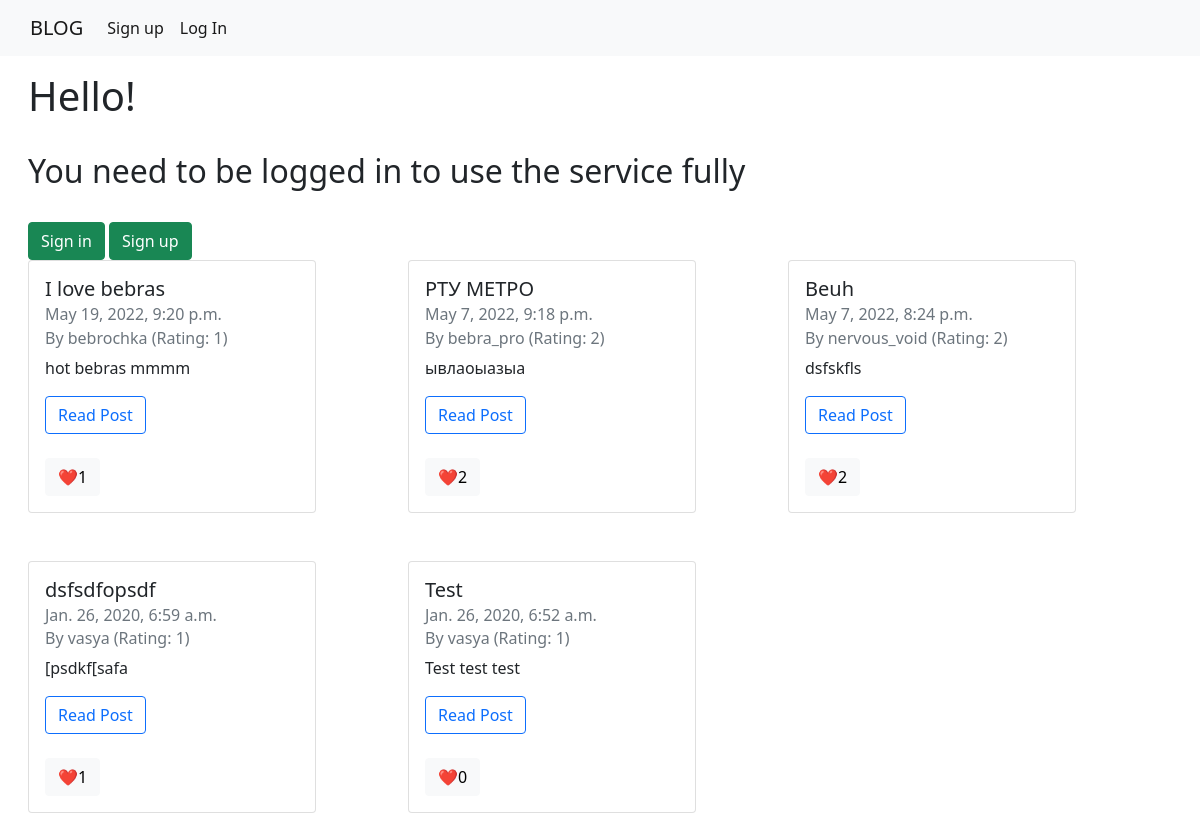
The page / on the database its author committed.
### blog_app/models.py (models this page shows)
class Post(models.Model):
    user = models.ForeignKey(User, on_delete=models.CASCADE, related_name='post')
    name = models.CharField(max_length=128)
    description = models.CharField(max_length=512)
    text = models.CharField(max_length=100000)
    date = models.DateTimeField(auto_now_add=True)
    liked_users = models.ManyToManyField(User, related_name='liked_users')
    def get_rating(self):
        return self.liked_users.all().count()

### blog_app/views.py (the view)
# urls.py: path('', views.index, name='index'),
def index(request):
    context = dict()
    posts = Post.objects.order_by('-date')
    context['posts'] = posts
    return render(request, 'index.html', context)

### blog_app/models.py (called while the page is built)
def get_user_rating(self):
    rating = 0
    posts = self.post.all()
    for each in posts:
        rating += each.get_rating()
    return rating

### templates/index.html (shortened to what this page needs)
{% extends "base.html" %}
{% block content %}
    {% if request.user.is_authenticated %}
            <h1> Hello, {{ request.user.username | title }}! </h1>
    {% else %}
        <h1> Hello! </h1>
        <br>
        <h2>You need to be logged in to use the service fully</h2>
        <br>
        <a class="btn btn-success" href="{% url 'login' %}"> Sign in </a>
        <a class="btn btn-success" href="{% url 'registration' %}"> Sign up </a>
    {% endif %}
    <div class="row gy-5">
        {% for each in posts %}
            <div class="col-sm-4">
                <div class="card" style="width: 18rem; margin: 0rem; display: inline-block">
                    <div class="card-body">
                        <h5 class="card-title">{{ each.name }}</h5>
                        <h6 class="card-subtitle mb-2 text-muted">{{ each.date }}</h6>
                        <h6 class="card-subtitle mb-2 text-muted">By {{ each.user.username }} (Rating: {{ each.user.user_rating }})</h6>
                        <p class="card-text">{{ each.description }}</p>
                        <a href="/post/{{ each.id }}" class="btn btn-outline-primary" role="button">Read Post</a>
                        <br>
                        <br>
                        {% if request.user in each.liked_users.all  %}
                            <button id="{{ each.id }}" type="button" class="likebtn btn btn-success">❤️{{ each.get_rating }}</button>
                        {% else %}
                            <button id="{{ each.id }}" type="button" class="likebtn btn btn-light">❤️{{ each.get_rating }}</button>
                        {% endif %}
                    </div>
                </div>
            </div>
        {% endfor %}
    </div>
{% endblock %}

### rows shown on the page
Post: name "I love bebras", date "May 19, 2022, 9:20 p.m.", user.username "bebrochka", user.user_rating "1", description "hot bebras mmmm", get_rating "1"
Post: name "РТУ МЕТРО", date "May 7, 2022, 9:18 p.m.", user.username "bebra_pro", user.user_rating "2", description "ывлаоыазыа", get_rating "2"
Post: name "Beuh", date "May 7, 2022, 8:24 p.m.", user.username "nervous_void", user.user_rating "2", description "dsfskfls", get_rating "2"
Post: name "dsfsdfopsdf", date "Jan. 26, 2020, 6:59 a.m.", user.username "vasya", user.user_rating "1", description "[psdkf[safa", get_rating "1"
Post: name "Test", date "Jan. 26, 2020, 6:52 a.m.", user.username "vasya", user.user_rating "1", description "Test test test", get_rating "0"
